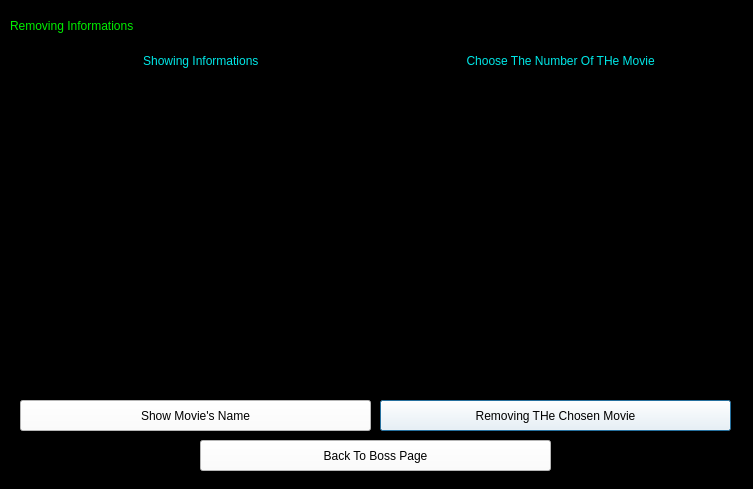
<?xml version="1.0" encoding="UTF-8"?>
<ui version="4.0">
 <class>Removing_movie</class>
 <widget class="QDialog" name="Removing_movie">
  <property name="geometry">
   <rect>
    <x>0</x>
    <y>0</y>
    <width>753</width>
    <height>489</height>
   </rect>
  </property>
  <property name="windowTitle">
   <string>Dialog</string>
  </property>
  <property name="styleSheet">
   <string notr="true">background-color: rgb(0, 0, 0);</string>
  </property>
  <widget class="QLabel" name="label_2">
   <property name="geometry">
    <rect>
     <x>10</x>
     <y>0</y>
     <width>171</width>
     <height>51</height>
    </rect>
   </property>
   <property name="styleSheet">
    <string notr="true">background-color: rgb(0, 0, 0);
color: rgb(0, 239, 0);
font: 16pt &quot;Pristina&quot;;</string>
   </property>
   <property name="text">
    <string>Removing Informations</string>
   </property>
  </widget>
  <widget class="QPushButton" name="pushButton_2">
   <property name="geometry">
    <rect>
     <x>380</x>
     <y>400</y>
     <width>351</width>
     <height>31</height>
    </rect>
   </property>
   <property name="styleSheet">
    <string notr="true">background-color: rgb(255, 255, 255);
font: 14pt &quot;Pristina&quot;;
color: rgb(0, 0, 0);</string>
   </property>
   <property name="text">
    <string>Removing THe Chosen Movie</string>
   </property>
  </widget>
  <widget class="QPushButton" name="pushButton_3">
   <property name="geometry">
    <rect>
     <x>20</x>
     <y>400</y>
     <width>351</width>
     <height>31</height>
    </rect>
   </property>
   <property name="styleSheet">
    <string notr="true">background-color: rgb(255, 255, 255);
font: 14pt &quot;Pristina&quot;;
color: rgb(0, 0, 0);</string>
   </property>
   <property name="text">
    <string>Show Movie's Name</string>
   </property>
  </widget>
  <widget class="QPushButton" name="pushButton_4">
   <property name="geometry">
    <rect>
     <x>200</x>
     <y>440</y>
     <width>351</width>
     <height>31</height>
    </rect>
   </property>
   <property name="styleSheet">
    <string notr="true">background-color: rgb(255, 255, 255);
font: 14pt &quot;Pristina&quot;;
color: rgb(0, 0, 0);</string>
   </property>
   <property name="text">
    <string>Back To Boss Page</string>
   </property>
  </widget>
  <widget class="QTextBrowser" name="textBrowser">
   <property name="geometry">
    <rect>
     <x>20</x>
     <y>80</y>
     <width>351</width>
     <height>311</height>
    </rect>
   </property>
   <property name="styleSheet">
    <string notr="true">font: 15pt &quot;Pristina&quot;;
background-color: rgb(0, 0, 0);
color: rgb(85, 255, 0);</string>
   </property>
  </widget>
  <widget class="QLineEdit" name="lineEdit">
   <property name="geometry">
    <rect>
     <x>380</x>
     <y>80</y>
     <width>351</width>
     <height>311</height>
    </rect>
   </property>
   <property name="styleSheet">
    <string notr="true">font: 60pt &quot;Pristina&quot;;
background-color: rgb(0, 0, 0);
color: rgb(85, 255, 0);</string>
   </property>
  </widget>
  <widget class="QLabel" name="label">
   <property name="geometry">
    <rect>
     <x>20</x>
     <y>50</y>
     <width>351</width>
     <height>21</height>
    </rect>
   </property>
   <property name="styleSheet">
    <string notr="true">font: 14pt &quot;Pristina&quot;;
color: rgb(0, 232, 232);
background-color: rgb(0, 0, 0);</string>
   </property>
   <property name="text">
    <string>                                     Showing Informations</string>
   </property>
  </widget>
  <widget class="QLabel" name="label_3">
   <property name="geometry">
    <rect>
     <x>380</x>
     <y>50</y>
     <width>351</width>
     <height>21</height>
    </rect>
   </property>
   <property name="styleSheet">
    <string notr="true">font: 14pt &quot;Pristina&quot;;
color: rgb(0, 232, 232);
background-color: rgb(0, 0, 0);</string>
   </property>
   <property name="text">
    <string>                          Choose The Number Of THe Movie</string>
   </property>
  </widget>
 </widget>
 <resources/>
 <connections/>
</ui>
